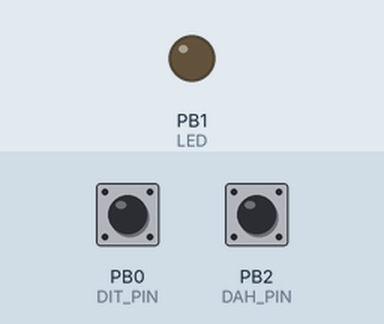
Simulated run of this sketch. Board: ATtiny85, built with avr-gcc and run on an emulated ATtiny85. Parts: output pins drawn as LEDs (lit = HIGH). Inputs (shaded band) come from the test bench; at power-on: PB0 (DIT_PIN) HIGH, PB2 (DAH_PIN) HIGH.

Above: at 1.2 s.
1.3 s: PB0 (DIT_PIN) pulled LOW for 0.15 s
At 1.37 s:
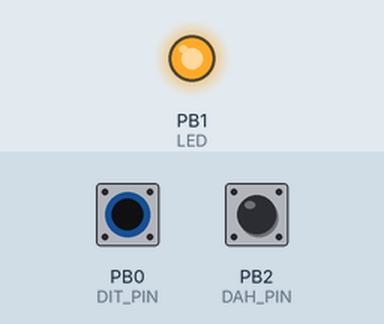
2.9 s: PB0 (DIT_PIN) pulled LOW for 3.2 s
At 6.5 s:
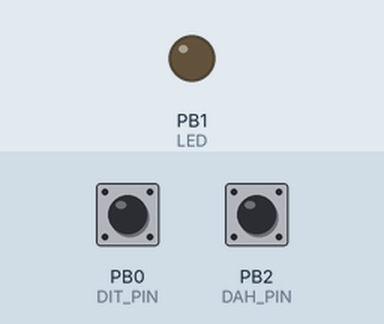
7.6 s: PB2 (DAH_PIN) pulled LOW for 3.2 s
At 8.8 s:
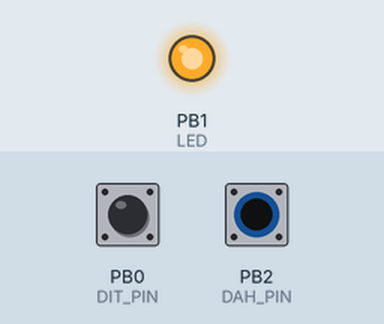
Timing chart, 0 to 12.3 s (numbered marks = the images above; inputs shaded):
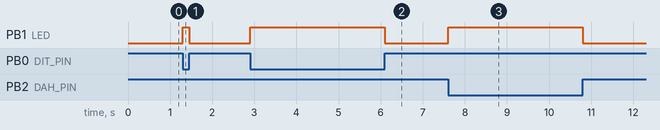

The sketch:

iambic_controller.ino
```cpp
#include <DigiKeyboard.h>

/*
This firmware program is compatible with VBand CW Iambic Paddle Modes (Should work for many other other programs as well)
Modified for ATtiny85 microcontroller
Website URL (for inspiration, but found that it was bad logic): http://oz1jhm.dk/content/hamradio-solutions-vband-interface
Author: Dominic Streif [https://github.com/dbstreif]
*/

// PINS
const int DIT_PIN = 0;
const int DAH_PIN = 2;
const int LED = 1;

// Debounce time
const unsigned long DEBOUNCE = 8;

// Setup time parameters
unsigned long timeDit = 0;
unsigned long timeDah = 0;

// Setup prevState parameters
int lastDitState = HIGH;
int lastDahState = HIGH;

// Setup modifier state (enables press/release entangled keyboard modifier states)
unsigned int modifierState = 0;

// Setup modifier types
unsigned int ditMOD = MOD_CONTROL_LEFT;
unsigned int dahMOD = MOD_CONTROL_RIGHT;

void setup() {
  // Initialize the digital LED pin as an output
  pinMode(LED, OUTPUT);  // LED on Model A

  // Initialize the DIT and DAH pin mode
  pinMode(DIT_PIN, INPUT_PULLUP);
  pinMode(DAH_PIN, INPUT_PULLUP);
}


// Function for sending keypress
unsigned long sendKey(int pin, unsigned long lastTime, int *lastState, unsigned int modtype, unsigned int *modState) {
  unsigned long nowTime = millis();

  int curState = digitalRead(pin);

  if ((nowTime - lastTime >= DEBOUNCE) && (curState != *lastState)) {
    // Race condition requirement: Set state and time immediately after debounce check
    *lastState = curState;
    lastTime = nowTime;

    // Applies/Removes modifier states with bitwise operations (allows press/release after alternating sequence without releasing all keypresses)
    if (!curState) {
      *modState |= modtype;
    } else {
      *modState &= ~modtype;
    }

    // Send Keypress to HID input
    DigiKeyboard.sendKeyPress(0, *modState);
  }

  return lastTime;
}


// main loop polling pin states
void loop() {
  timeDit = sendKey(DIT_PIN, timeDit, &lastDitState, ditMOD, &modifierState);
  timeDah = sendKey(DAH_PIN, timeDah, &lastDahState, dahMOD, &modifierState);

  // LED logic
  if (!digitalRead(DIT_PIN) || !digitalRead(DAH_PIN)) {
    digitalWrite(LED, HIGH);
  } else {
    digitalWrite(LED, LOW);
  }

  DigiKeyboard.delay(1);
}
```

Measured:
- after the input at 1.3 s, PB1 (LED): LOW → HIGH at once, → LOW 0.15 s later
- after the input at 2.9 s, PB1 (LED): LOW → HIGH at once, → LOW 3.2 s later
- after the input at 7.6 s, PB1 (LED): LOW → HIGH at once, → LOW 3.2 s later
